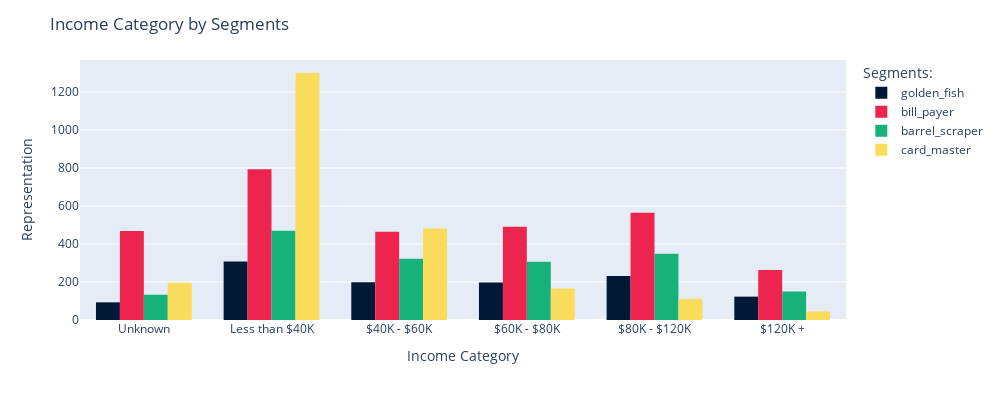

Notebook code cell kept with this figure:
### Markdown cell above
>Segments `golden_fish`, `bill_payer` and `barrel_scraper` have more male representation then female, but the proportion is similar for each group. On the other hand, there is significant female over-representation in the `card_master` segment.

### Code cell
#collapse-hide
# plot the income vs segment graph 
fig = px.histogram(client_df, 
                   x="income_category", 
                   color="segment",
                   barmode = 'group',
                   category_orders=dict(income_category=['Unknown', 'Less than $40K','$40K - $60K', 
                                                         "$60K - $80K", '$80K - $120K', '$120K +']),
                   color_discrete_map={'bill_payer':'#ED254E','card_master':'#F9DC5C',
                                       'barrel_scraper':'#16b27a','golden_fish':'#011936'},
                   height=400, width=1000
                  )

fig.update_layout(title = 'Income Category by Segments',
                  xaxis_title= 'Income Category',
                  yaxis_title= 'Representation',
                  legend_title= 'Segments:',
                  bargap=0.25)

#fig.show()

### Figure 1 — Plotly figure (JSON) as saved in the notebook; plotly's stock layout.template omitted (floating-point values rounded to 4 significant figures; data arrays with more than 128 entries replaced by an {"elided": "..."} marker saying what was removed)
{"data": [{"alignmentgroup": "True", "bingroup": "x", "hovertemplate": "segment=golden_fish<br>income_category=%{x}<br>count=%{y}<extra></extra>", "legendgroup": "golden_fish", "marker": {"color": "#011936", "pattern": {"shape": ""}}, "name": "golden_fish", "offsetgroup": "golden_fish", "orientation": "v", "showlegend": true, "type": "histogram", "x": {"elided": "1152 str values"}, "xaxis": "x", "yaxis": "y"}, {"alignmentgroup": "True", "bingroup": "x", "hovertemplate": "segment=bill_payer<br>income_category=%{x}<br>count=%{y}<extra></extra>", "legendgroup": "bill_payer", "marker": {"color": "#ED254E", "pattern": {"shape": ""}}, "name": "bill_payer", "offsetgroup": "bill_payer", "orientation": "v", "showlegend": true, "type": "histogram", "x": {"elided": "3044 str values"}, "xaxis": "x", "yaxis": "y"}, {"alignmentgroup": "True", "bingroup": "x", "hovertemplate": "segment=barrel_scraper<br>income_category=%{x}<br>count=%{y}<extra></extra>", "legendgroup": "barrel_scraper", "marker": {"color": "#16b27a", "pattern": {"shape": ""}}, "name": "barrel_scraper", "offsetgroup": "barrel_scraper", "orientation": "v", "showlegend": true, "type": "histogram", "x": {"elided": "1731 str values"}, "xaxis": "x", "yaxis": "y"}, {"alignmentgroup": "True", "bingroup": "x", "hovertemplate": "segment=card_master<br>income_category=%{x}<br>count=%{y}<extra></extra>", "legendgroup": "card_master", "marker": {"color": "#F9DC5C", "pattern": {"shape": ""}}, "name": "card_master", "offsetgroup": "card_master", "orientation": "v", "showlegend": true, "type": "histogram", "x": {"elided": "2296 str values"}, "xaxis": "x", "yaxis": "y"}], "layout": {"bargap": 0.25, "barmode": "group", "height": 400, "legend": {"title": {"text": "Segments:"}, "tracegroupgap": 0}, "margin": {"t": 60}, "title": {"text": "Income Category by Segments"}, "width": 1000, "xaxis": {"anchor": "y", "autorange": true, "categoryarray": ["Unknown", "Less than $40K", "$40K - $60K", "$60K - $80K", "$80K - $120K", "$120K +"], "categoryorder": "array", "domain": [0, 1], "range": [-0.5, 5.5], "title": {"text": "Income Category"}, "type": "category"}, "yaxis": {"anchor": "x", "autorange": true, "domain": [0, 1], "range": [0, 1368.0], "title": {"text": "Representation"}}}}
